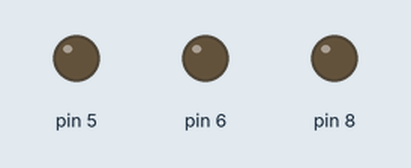
This sketch was run on a simulated Arduino Uno, built with avr-gcc and run on an emulated ATmega328P. On the bench: output pins drawn as LEDs (lit = HIGH). Pins used as bus, display or sensor lines are not drawn; what the sketch prints to the serial monitor is not drawn.

Above: at 2.5 s.
At 6.7 s:
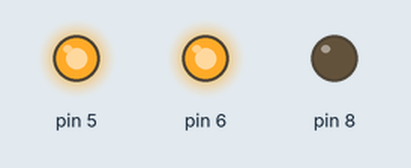
Timing chart, 0 to 11.4 s (numbered marks = the images above):
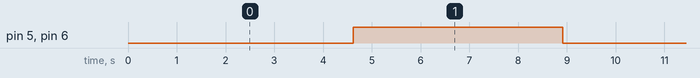

The sketch:

Move.ino
```cpp
#include "robot.h"

stepperMotor motorRight(
    2,    // Step pin
    5,    // Direction pin
    8,    // Enable pin
    400,  // Resolution
    7000, // Minimum velocity
    400   // Maximum velocity
);

stepperMotor motorLeft(
    3,    // Step pin
    6,    // Direction pin
    8,    // Enable pin
    400,  // Resolution
    7000, // Minimum velocity
    400   // Maximum velocity
);

robotBase robotBase(&motorRight, &motorLeft, 61);

void setup()
{
    mpuSetup();
    Serial.begin(9600);
}

void loop()
{
    robotBase.moveCentimeters(100, 100, 10);
    delay(3000);
    robotBase.moveCentimeters(-100, -100, 10);
    delay(3000);
}
```

gyro.h
```cpp
// Biblioteca criada para gerenciar as leituras de ângulos do MPU6050
// Por Equipe VMRT

// Inclui as bibliotecas utilizadas
#include <I2Cdev.h>
#include <MPU6050_6Axis_MotionApps20.h>
#include <Wire.h>

// Cria as variáveis globais de ângulos
float AxisX, AxisY, AxisZ;

// Cria a instância do sensor
MPU6050 mpu;

// Variáveis de controle do MPU
uint8_t devStatus;      // return status after each device operation (0 = success, !0 = error)
uint16_t packetSize;    // expected DMP packet size (default is 42 bytes)
uint16_t fifoCount;     // count of all bytes currently in FIFO
uint8_t fifoBuffer[64]; // FIFO storage buffer

// orientation/motion vars
Quaternion q;        // [w, x, y, z]         quaternion container
VectorFloat gravity; // [x, y, z]            gravity vector
float ypr[3];        // [yaw, pitch, roll]   yaw/pitch/roll container and gravity vector

// packet structure for InvenSense teapot demo
// uint8_t teapotPacket[14] = {'$', 0x02, 0, 0, 0, 0, 0, 0, 0, 0, 0x00, 0x00, '\r', '\n'};

/*
    @brief      Inicializa o MPU com as configurações necessárias
*/
void mpuSetup()
{
    Wire.begin();
    Wire.setClock(400000);

    mpu.initialize();

    devStatus = mpu.dmpInitialize();
    mpu.setXGyroOffset(220);
    mpu.setYGyroOffset(76);
    mpu.setZGyroOffset(-85);
    mpu.setZAccelOffset(1788);

    if (devStatus == 0)
    {
        mpu.CalibrateAccel(6);
        mpu.CalibrateGyro(6);
        mpu.PrintActiveOffsets();

        mpu.setDMPEnabled(true);

        packetSize = mpu.dmpGetFIFOPacketSize();
    }
}

/*
    @brief      Lê os dados do MPU e atualiza as variáveis globais de ângulo:
    AxisX, AxisY, AxisZ
*/
void ReadGyro()
{
    // Lê os dados do MPU
    if (mpu.dmpGetCurrentFIFOPacket(fifoBuffer))
    {
        mpu.dmpGetQuaternion(&q, fifoBuffer);
        mpu.dmpGetGravity(&gravity, &q);
        mpu.dmpGetYawPitchRoll(ypr, &q, &gravity);
    }

    // Normaliza os ângulos e atualiza as variáveis globais
    AxisX = ypr[0] * 180 / M_PI + 179.99;
    AxisY = ypr[1] * 180 / M_PI + 179.99;
    AxisZ = ypr[2] * 180 / M_PI + 179.99;
}
```

robot.h
```cpp
#include "stepperMotor.h"
#include "gyro.h"
#include <math.h>

#define E 2.71828182845904523536

class robotBase
{
private:
    stepperMotor *motorRight;
    stepperMotor *motorLeft;
    float wheelCircunference;
    int motorResolution;
    unsigned long accelTime = 0;
    char maxVelocityRight;
    char maxVelocityLeft;
    char accelVector = 1;
    double mediumX = 0;
    float slope = 0.3;

public:
    robotBase(stepperMotor *motorRight, stepperMotor *motorLeft, byte wheelDiameter)
    {
        this->motorRight = motorRight;
        this->motorLeft = motorLeft;
        this->wheelCircunference = wheelDiameter * M_PI;
        motorResolution = motorRight->resolution;
    }

    void linearAccelerate(int *velocityRight, int *velocityLeft)
    {
        if (millis() > accelTime)
        {
            if (maxVelocityRight > 0)
            {
                *velocityRight = (*velocityRight < maxVelocityRight) ? *velocityRight + 1 : *velocityRight;
            }
            else
            {
                *velocityRight = (*velocityRight > maxVelocityRight) ? *velocityRight - 1 : *velocityRight;
            }
            if (maxVelocityLeft > 0)
            {
                *velocityLeft = (*velocityLeft < maxVelocityLeft) ? *velocityLeft + 1 : *velocityLeft;
            }
            else
            {
                *velocityLeft = (*velocityLeft > maxVelocityLeft) ? *velocityLeft - 1 : *velocityLeft;
            }
            accelTime = millis() + 10;
        }
    }

    void sigmoideAccel(int *velocity, int maxVelocity, int maxSteps, int step)
    {
        char minVelocity = maxVelocity / abs(maxVelocity);
        char amplitude = maxVelocity - minVelocity;

        long mediumX = ((-1) * log(amplitude / ((maxVelocity * 0.99999) - minVelocity) - 1));

        long maxVelocitySteps = maxSteps - ((int)(mediumX)*4);

        if (step <= mediumX * 2)
        {
            accelVector = 1;
            long i = mediumX * 2 - step;
            *velocity = (int)((amplitude / (1 + pow(E, (accelVector * slope * (i - mediumX))))) + minVelocity);
        }

        else if (step >= maxSteps - (mediumX * 2))
        {
            accelVector = -1;
            long reference = step - (maxSteps - (mediumX * 2));
            long i = (mediumX * 2) - reference;
            *velocity = (int)((amplitude / (1 + pow(E, (accelVector * slope * (i - mediumX))))) - (minVelocity - (1 * minVelocity)));
        }

        else
        {
            *velocity = maxVelocity;
        }
    }

    void move(int velocityRight, int velocityLeft)
    {
        motorRight->run(velocityRight);
        motorLeft->run(velocityLeft);
        motorRight->pulse();
        motorLeft->pulse();
    }

    void moveTime(int velocityRight, int velocityLeft, unsigned long time)
    {
        unsigned long endTime = millis() + time;
        while (millis() < endTime)
        {
            this->move(velocityRight, velocityLeft);
        }
    }

    void moveCentimeters(int velocityRight, int velocityLeft, int centimeters)
    {
        maxVelocityRight = velocityRight;
        maxVelocityLeft = velocityLeft;
        velocityRight = 0;
        velocityLeft = 0;
        int maxSteps = centimeters / (wheelCircunference / 10) * motorResolution;
        int RightInitialSteps = motorRight->motorSteps;
        int LeftInitialSteps = motorLeft->motorSteps;
        int RightSteps = 0;
        int LeftSteps = 0;
        while (RightSteps < maxSteps && LeftSteps < maxSteps)
        {
            sigmoideAccel(&velocityRight, maxVelocityRight, maxSteps, RightSteps);
            sigmoideAccel(&velocityLeft, maxVelocityLeft, maxSteps, LeftSteps);
            this->move(velocityRight, velocityLeft);
            Serial.println(velocityRight);
            RightSteps = motorRight->motorSteps - RightInitialSteps;
            LeftSteps = motorLeft->motorSteps - LeftInitialSteps;
        }
    }
};
```

stepperMotor.h
```cpp
/*
Módulo de configuração dos motores

X Axis -> Direita
Y Axis -> Esquerda
*/

class stepperMotor
{
private:
    byte stepPin;
    byte directionPin;
    byte enablePin;
    int minimumVelocity;
    int maximumVelocity;
    unsigned long lastStep = 0;
    bool _pulse = 0;

public:
    long motorSteps = 0;
    int resolution;
    stepperMotor(byte stepPin, byte directionPin, byte enablePin, int resolution, int minimumVelocity, int maximumVelocity)
    {
        this->stepPin = stepPin;
        this->directionPin = directionPin;
        this->enablePin = enablePin;
        this->resolution = resolution;
        this->minimumVelocity = minimumVelocity;
        this->maximumVelocity = maximumVelocity;
        init();
    }

    void init()
    {
        pinMode(stepPin, OUTPUT);
        pinMode(directionPin, OUTPUT);
        pinMode(enablePin, OUTPUT);
        digitalWrite(enablePin, 0);
    }
    void run(char velocity)
    {
        digitalWrite(directionPin, ((velocity < 0)) ? 1 : 0);
        velocity = abs(velocity);

        unsigned long stepTime = map(velocity, 0, 100, minimumVelocity, maximumVelocity);

        if (micros() > (lastStep + stepTime))
        {
            _pulse = 1;
            lastStep = micros();
            motorSteps++;
        }
    };

    void pulse()
    {
        digitalWrite(stepPin, 1);
        digitalWrite(stepPin, 0);
    }
};
```

Measured:
- by itself, pin 5, pin 6: alternates HIGH for 4.3 s and LOW for 4.1 s
